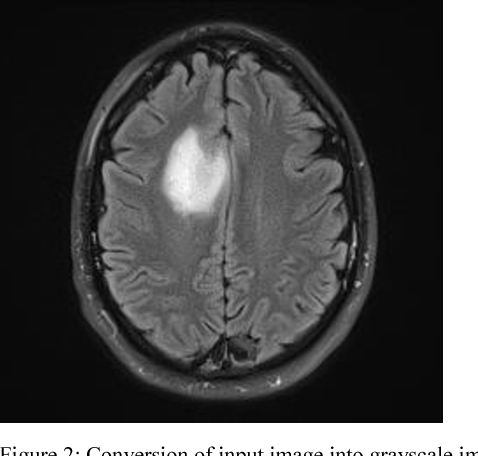
%> input picture brain.png, 478 x 456 px
$ octave teste.m   (GNU Octave 9; MATLAB toolbox functions it lacks are replaced by stand-ins)
%> lines starting %> are read from the running program, lines starting %| are printed output that depends on the picture; in (x1, y1, x2, y2) boxes, pixels count from 0 and x2, y2 are one past the last pixel; in counts of white or black regions, pixels touching at a corner belong together; the program's own positions count from 1
### funcs/gaussiano_freq.m
function imagem_filtrada = gaussiano_freq(img, sig)

  imagem = double(img);

  [h, w] = size(imagem);

  imagem_dft = ( fftshift(fft2(imagem)) );


  filtro_gauss = zeros(h, w);
  for i = 1:h
      for j = 1:w
          dist = sqrt( ( i - (h/2) )^2 + ( j - (w/2) )^2);
          result = (dist^2) / (2 * (sig^2));

          filtro_gauss(i, j) = exp(-result);
      end
  end

%   figure;
%   imshow(filtro_gauss);

  imagem_dft_filtro = imagem_dft .* filtro_gauss;

  imagem_filtrada = ifft2(ifftshift(imagem_dft_filtro));

  imagem_filtrada = uint8(abs(imagem_filtrada));

end

### teste.m
addpath('funcs/');
clear all;
close all;
clc;

%%%%%%%%%%%%%%%%%%%%%%%%%%%%%%%%%%%%%%%%%%%%%%%%%%%%%%%%%%%%%%%%%%%%%

img = imread('brain.png');
%> img is the input picture: size 456x478x3 uint8; min 0, max 255, mean 76.8
img_gray = rgb2gray(img);


[h, w] = size(img_gray);
%> h = 456; w = 478

img_gauss = gaussiano_freq(img_gray, 100);
%> after the loop in gaussiano_freq, `for i = 1:h`:
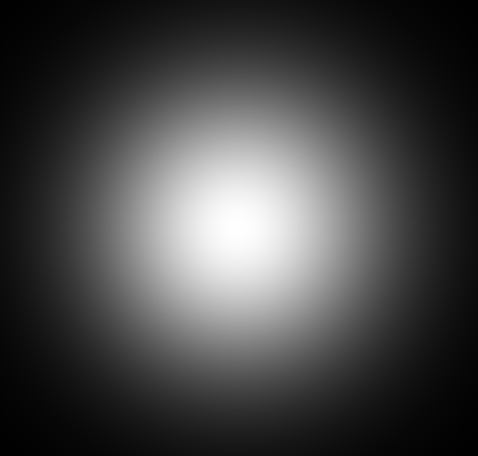
%> filtro_gauss: size 456x478 double; min 0.00427, max 1, mean 0.277
%> in gaussiano_freq, `imagem_filtrada = uint8(abs(imagem_filtrada));`:
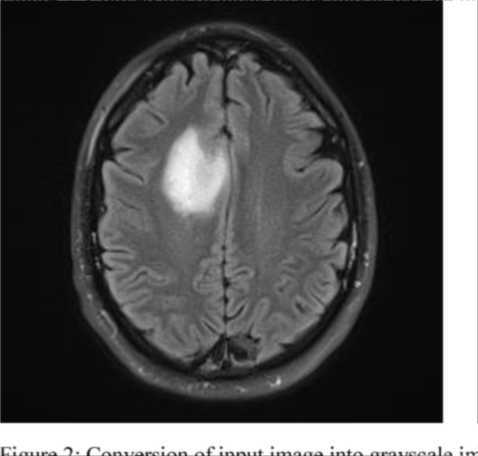
%> imagem_filtrada: size 456x478 uint8; min 7, max 255, mean 76.8


brain = medfilt2(img_gauss, [7 7]);


% [12 lines of commented-out code are left out]

limiar1 = 254 / 255;
borda = imbinarize(brain, limiar1);
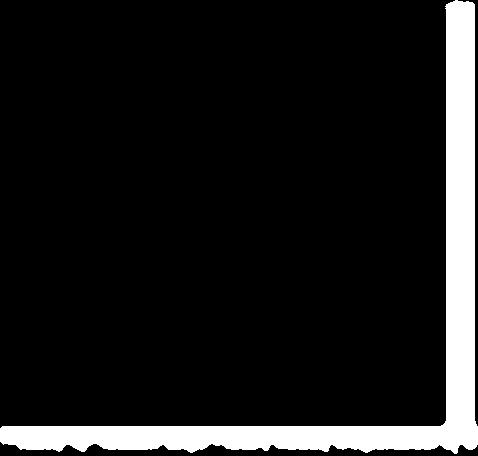
%> borda: size 456x478 logical; 10.7% white; 1 white region, box (x1, y1, x2, y2) and area: (0, 0, 478, 454) 23311

limiar2 = 151 / 255;
brain_bin = imbinarize(brain, limiar2);
%> brain_bin: size 456x478 logical; 15.4% white; 2 white regions, box (x1, y1, x2, y2) and area: (0, 0, 478, 456) 29824, (164, 129, 229, 215) 3794
% imshow(brain_bin);
brain_bin = brain_bin - borda;
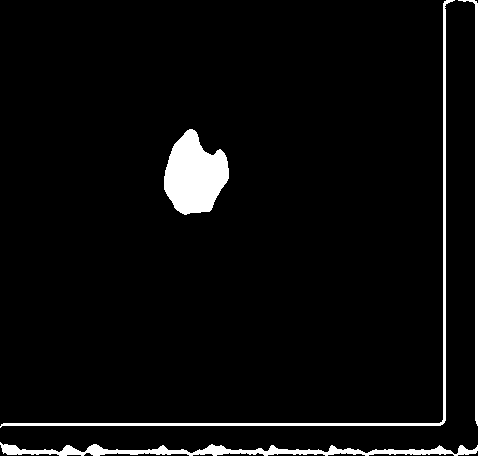
%> brain_bin: size 456x478 double; values 0 (black) and 1 (white), 4.7% white; 4 white regions, box (x1, y1, x2, y2) and area: (164, 129, 229, 215) 3794, (0, 0, 455, 428) 2613, (0, 442, 478, 456) 2605, (458, 0, 478, 426) 1295
% imshow(brain_bin);

%%%%%%%%%%%%%%%%%%%%%%%%%%%%%%%%%%%%%%%%%%%%%%%%%%%%%%%%%%%%%%%%%%%%%%%%%%%

% [16 lines of commented-out code are left out]

ponta = [
    0 0 0 0 1 0;
    0 0 0 1 0 0;
    0 0 1 1 0 0;
    0 1 1 1 1 0;
    0 0 0 0 0 0;
    0 0 0 0 0 0;
];
meu_elemento0 = strel('arbitrary', ponta);
square0 = strel('square', 3);
disk0 = strel('disk', 3);

img_0 = imopen(brain_bin, disk0);
%> img_0: size 456x478 double; values 0 (black) and 1 (white), 3.1% white; 22 white regions (1 under 20 px), largest, box (x1, y1, x2, y2) and area: (164, 129, 229, 215) 3792, (475, 3, 478, 422) 1255, (199, 445, 230, 456) 229
imshow(img_0);
title('Abertura "disk" tam : 3'); pause;

img_1 = imopen(img_0, meu_elemento0);
%> img_1: size 456x478 double; values 0 (black) and 1 (white), 3% white; 22 white regions (5 under 20 px), largest, box (x1, y1, x2, y2) and area: (164, 129, 229, 214) 3787, (475, 3, 478, 422) 1253, (199, 445, 229, 456) 220
imshow(img_1);
title('Abertura "meu_elemento"'); pause;


img_2 = imdilate(img_1, meu_elemento0);
%> img_2: size 456x478 double; values 0 (black) and 1 (white), 3.9% white; 20 white regions (1 under 20 px), largest, box (x1, y1, x2, y2) and area: (163, 127, 231, 215) 4168, (474, 3, 478, 423) 1673, (198, 443, 231, 456) 317
imshow(img_2);
title('Dilatação "meu_elemento"'); pause;

img_3 = imerode(img_2, square0);
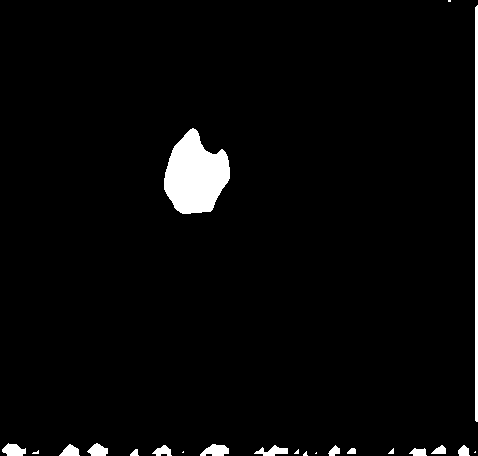
%> img_3: size 456x478 double; values 0 (black) and 1 (white), 3.1% white; 22 white regions (7 under 20 px), largest, box (x1, y1, x2, y2) and area: (164, 128, 230, 214) 3850, (475, 5, 478, 422) 1247, (200, 444, 229, 456) 242
imshow(img_3);
title('Erosão "meu_elemento"'); pause;

img_4 = imclose(img_3, meu_elemento0);
imshow(img_4);
title('Fechamento "meu_elemento"'); pause;

img_5 = imopen(img_4, meu_elemento0);
imshow(img_5);
title('Abertura "meu_elemento"'); pause;

img_6 = imclose(img_5, meu_elemento0);
imshow(img_6);
title('Fechamento "meu_elemento"'); pause;


CC = bwconncomp(img_6);
%> CC = 18 connected components
num_objetos = CC.NumObjects;
%> num_objetos = 18
sizes_objs = zeros(1, num_objetos);


for i = 1 : num_objetos
    sizes_objs(i) = size(CC.PixelIdxList{i}, 1);
end
%> this loop made 18 passes
%> after the loop, sizes_objs = 18 values, max 3850 at index 7, min 8 at index 2, mean 373.9
size_maior_objeto = max(sizes_objs);
%> size_maior_objeto = 3850

maior_objeto_id = find(sizes_objs == size_maior_objeto);
%> maior_objeto_id = 7

pixels_objeto = CC.PixelIdxList{maior_objeto_id};
%> pixels_objeto = 3850 values, max 104603 at index 3850, min 74963 at index 1, mean 89049.1

img_final = zeros(size(img_6));

img_final(pixels_objeto) = 1;
%> img_final: size 456x478 double; values 0 (black) and 1 (white), 1.8% white; 1 white region, box (x1, y1, x2, y2) and area: (164, 128, 230, 214) 3850

imshow(img_final);
title('Maior Objeto Conexo'); pause;

disk1 = strel('disk', 3);

a = imdilate(img_final, disk1);
%> a: size 456x478 double; values 0 (black) and 1 (white), 2% white; 1 white region, box (x1, y1, x2, y2) and area: (162, 126, 232, 216) 4399
b = imerode(img_final, disk1);
%> b: size 456x478 double; values 0 (black) and 1 (white), 1.5% white; 1 white region, box (x1, y1, x2, y2) and area: (166, 131, 228, 212) 3329

bordas = a - b;
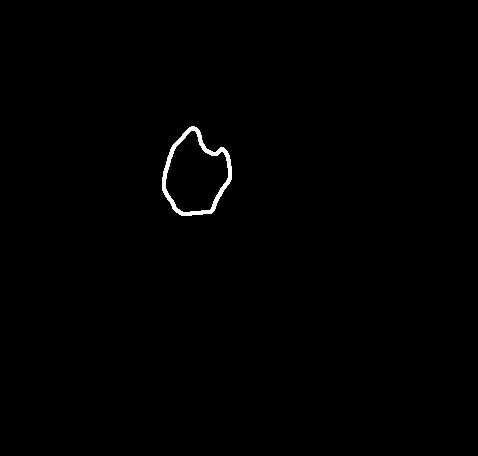
%> bordas: size 456x478 double; values 0 (black) and 1 (white), 0.49% white; 1 white region, box (x1, y1, x2, y2) and area: (162, 126, 232, 216) 1070
imshow(bordas);
title('Fronteiras'); pause;

bordas = logical(bordas);

r = [255, 0, 0];

[h, w] = size(bordas);
borda_red = zeros(h, w, 3, 'uint8');

pixels_1s = find(bordas);
%> pixels_1s = 1070 values from 74050 to 105516
num_pixels = numel(pixels_1s);
%> num_pixels = 1070

for i = 1:num_pixels
    [x, y] = ind2sub(size(bordas), pixels_1s(i));
    borda_red(x, y, :) = r;
end
%> this loop made 1070 passes
%> (x, y) on passes 1 to 3: (178, 163), (179, 163), (180, 163)

% Exibir resultados
subplot(1, 2, 1);
imshow(bordas);
title('Imagem Binária Original');

subplot(1, 2, 2);
imshow(borda_red);
title('Imagem Colorida');

imshow(img_gray + borda_red);
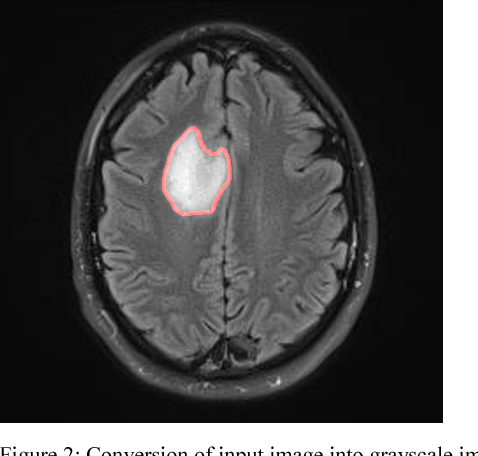
%> displayed picture: size 456x478x3, on the screen's scale of 0 to 255; mean R, G, B 77.3, 76.8, 76.8
